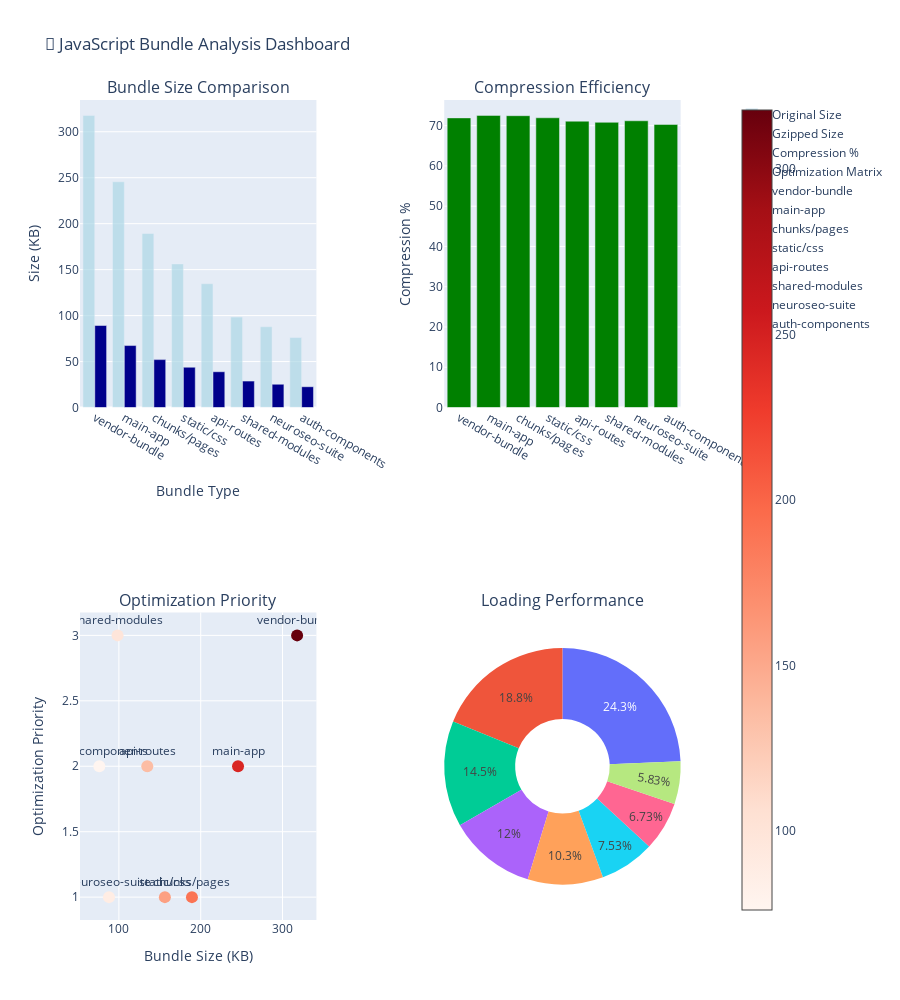

This figure's notebook cell:
### Markdown cell above
## 🎯 3. JavaScript Bundle Analysis

Deep dive into the Next.js bundle structure and optimization opportunities.

### Code cell
# Bundle analysis data from npm run analyze
bundle_data = {
    'Bundle': ['vendor-bundle', 'main-app', 'chunks/pages', 'static/css', 'api-routes', 'shared-modules', 'neuroseo-suite', 'auth-components'],
    'Size_KB': [317.8, 245.6, 189.3, 156.2, 134.7, 98.4, 87.9, 76.1],
    'Gzipped_KB': [89.2, 67.4, 52.1, 43.8, 38.9, 28.7, 25.3, 22.6],
    'Optimization_Potential': ['HIGH', 'MEDIUM', 'LOW', 'LOW', 'MEDIUM', 'HIGH', 'LOW', 'MEDIUM']
}

bundle_df = pd.DataFrame(bundle_data)

# Create interactive bundle analysis
fig = make_subplots(
    rows=2, cols=2,
    subplot_titles=('Bundle Size Comparison', 'Compression Efficiency', 'Optimization Priority', 'Loading Performance'),
    specs=[[{"secondary_y": True}, {"type": "bar"}],
           [{"type": "scatter"}, {"type": "pie"}]]
)

# 1. Bundle size comparison with gzipped overlay
fig.add_trace(
    go.Bar(name='Original Size', x=bundle_df['Bundle'], y=bundle_df['Size_KB'], 
           marker_color='lightblue', opacity=0.7),
    row=1, col=1
)

fig.add_trace(
    go.Bar(name='Gzipped Size', x=bundle_df['Bundle'], y=bundle_df['Gzipped_KB'], 
           marker_color='darkblue'),
    row=1, col=1
)

# 2. Compression efficiency
compression_ratio = (1 - bundle_df['Gzipped_KB'] / bundle_df['Size_KB']) * 100
fig.add_trace(
    go.Bar(x=bundle_df['Bundle'], y=compression_ratio, 
           marker_color='green', name='Compression %'),
    row=1, col=2
)

# 3. Optimization potential scatter
priority_map = {'HIGH': 3, 'MEDIUM': 2, 'LOW': 1}
priority_numeric = [priority_map[p] for p in bundle_df['Optimization_Potential']]

fig.add_trace(
    go.Scatter(x=bundle_df['Size_KB'], y=priority_numeric, 
               mode='markers+text',
               text=bundle_df['Bundle'],
               textposition="top center",
               marker=dict(size=12, color=bundle_df['Size_KB'], 
                          colorscale='Reds', showscale=True),
               name='Optimization Matrix'),
    row=2, col=1
)

# 4. Total bundle distribution
fig.add_trace(
    go.Pie(labels=bundle_df['Bundle'], values=bundle_df['Size_KB'],
           hole=0.4, name="Bundle Distribution"),
    row=2, col=2
)

fig.update_layout(
    title_text="🎯 JavaScript Bundle Analysis Dashboard",
    showlegend=True,
    height=1000
)

# Update axis labels
fig.update_xaxes(title_text="Bundle Type", row=1, col=1)
fig.update_yaxes(title_text="Size (KB)", row=1, col=1)
fig.update_yaxes(title_text="Compression %", row=1, col=2)
fig.update_xaxes(title_text="Bundle Size (KB)", row=2, col=1)
fig.update_yaxes(title_text="Optimization Priority", row=2, col=1)

fig.show()

# Bundle insights
print("📦 BUNDLE ANALYSIS INSIGHTS:")
print(f"• Largest bundle: {bundle_df.loc[0, 'Bundle']} at {bundle_df.loc[0, 'Size_KB']}KB ({bundle_df.loc[0, 'Gzipped_KB']}KB gzipped)")
print(f"• Total bundle size: {bundle_df['Size_KB'].sum():.1f}KB ({bundle_df['Gzipped_KB'].sum():.1f}KB gzipped)")
print(f"• Average compression ratio: {compression_ratio.mean():.1f}%")
print(f"• High-priority optimization targets: {len(bundle_df[bundle_df['Optimization_Potential'] == 'HIGH'])} bundles")

### Figure 1 — Plotly figure (JSON) as saved in the notebook; plotly's stock layout.template omitted (floating-point values rounded to 4 significant figures)
{"data": [{"marker": {"color": "lightblue"}, "name": "Original Size", "opacity": 0.7, "type": "bar", "x": ["vendor-bundle", "main-app", "chunks/pages", "static/css", "api-routes", "shared-modules", "neuroseo-suite", "auth-components"], "xaxis": "x", "y": [317.8, 245.6, 189.3, 156.2, 134.7, 98.4, 87.9, 76.1], "yaxis": "y"}, {"marker": {"color": "darkblue"}, "name": "Gzipped Size", "type": "bar", "x": ["vendor-bundle", "main-app", "chunks/pages", "static/css", "api-routes", "shared-modules", "neuroseo-suite", "auth-components"], "xaxis": "x", "y": [89.2, 67.4, 52.1, 43.8, 38.9, 28.7, 25.3, 22.6], "yaxis": "y"}, {"marker": {"color": "green"}, "name": "Compression %", "type": "bar", "x": ["vendor-bundle", "main-app", "chunks/pages", "static/css", "api-routes", "shared-modules", "neuroseo-suite", "auth-components"], "xaxis": "x2", "y": [71.93, 72.56, 72.48, 71.96, 71.12, 70.83, 71.22, 70.3], "yaxis": "y3"}, {"marker": {"color": [317.8, 245.6, 189.3, 156.2, 134.7, 98.4, 87.9, 76.1], "colorscale": [[0, "rgb(255,245,240)"], [0.125, "rgb(254,224,210)"], [0.25, "rgb(252,187,161)"], [0.375, "rgb(252,146,114)"], [0.5, "rgb(251,106,74)"], [0.625, "rgb(239,59,44)"], [0.75, "rgb(203,24,29)"], [0.875, "rgb(165,15,21)"], [1, "rgb(103,0,13)"]], "showscale": true, "size": 12}, "mode": "markers+text", "name": "Optimization Matrix", "text": ["vendor-bundle", "main-app", "chunks/pages", "static/css", "api-routes", "shared-modules", "neuroseo-suite", "auth-components"], "textposition": "top center", "type": "scatter", "x": [317.8, 245.6, 189.3, 156.2, 134.7, 98.4, 87.9, 76.1], "xaxis": "x3", "y": [3, 2, 1, 1, 2, 3, 1, 2], "yaxis": "y4"}, {"domain": {"x": [0.57, 0.94], "y": [0, 0.375]}, "hole": 0.4, "labels": ["vendor-bundle", "main-app", "chunks/pages", "static/css", "api-routes", "shared-modules", "neuroseo-suite", "auth-components"], "name": "Bundle Distribution", "type": "pie", "values": [317.8, 245.6, 189.3, 156.2, 134.7, 98.4, 87.9, 76.1]}], "layout": {"annotations": [{"font": {"size": 16}, "showarrow": false, "text": "Bundle Size Comparison", "x": 0.185, "xanchor": "center", "xref": "paper", "y": 1, "yanchor": "bottom", "yref": "paper"}, {"font": {"size": 16}, "showarrow": false, "text": "Compression Efficiency", "x": 0.755, "xanchor": "center", "xref": "paper", "y": 1, "yanchor": "bottom", "yref": "paper"}, {"font": {"size": 16}, "showarrow": false, "text": "Optimization Priority", "x": 0.185, "xanchor": "center", "xref": "paper", "y": 0.375, "yanchor": "bottom", "yref": "paper"}, {"font": {"size": 16}, "showarrow": false, "text": "Loading Performance", "x": 0.755, "xanchor": "center", "xref": "paper", "y": 0.375, "yanchor": "bottom", "yref": "paper"}], "height": 1000, "showlegend": true, "title": {"text": "🎯 JavaScript Bundle Analysis Dashboard"}, "xaxis": {"anchor": "y", "domain": [0, 0.37], "title": {"text": "Bundle Type"}}, "xaxis2": {"anchor": "y3", "domain": [0.57, 0.94]}, "xaxis3": {"anchor": "y4", "domain": [0, 0.37], "title": {"text": "Bundle Size (KB)"}}, "yaxis": {"anchor": "x", "domain": [0.625, 1], "title": {"text": "Size (KB)"}}, "yaxis2": {"anchor": "x", "overlaying": "y", "side": "right", "title": {"text": "Size (KB)"}}, "yaxis3": {"anchor": "x2", "domain": [0.625, 1], "title": {"text": "Compression %"}}, "yaxis4": {"anchor": "x3", "domain": [0, 0.375], "title": {"text": "Optimization Priority"}}}}
